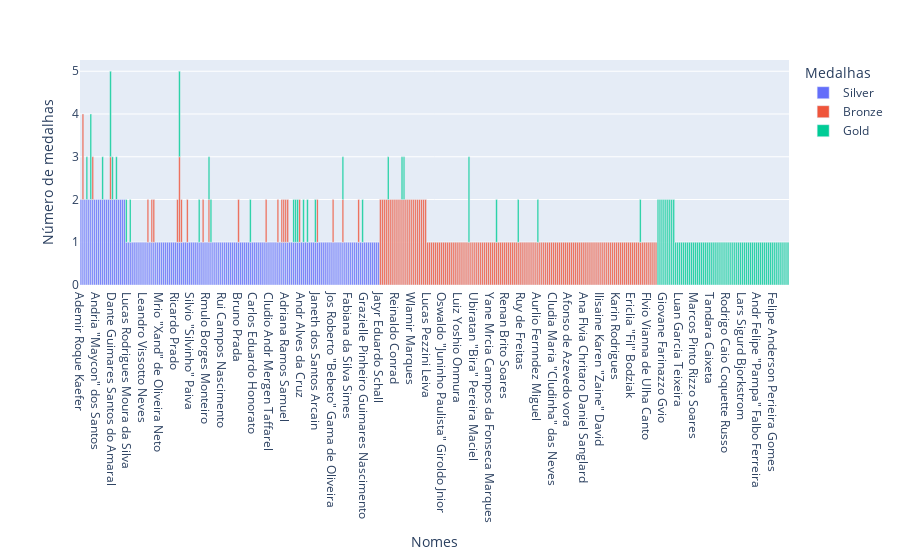

Notebook code cell kept with this figure:
### Markdown cell above
Vamos analisar agora as medalhas que nossos atletas trouxeram para casa.

Encontre os maiores medalhistas brasileiros em **total de medalhas**. Em seguida, faça um gráfico de barras empilhadas. No eixo X coloque o nome dos atletas, e no eixo Y coloque o número de medalhas. Utilize as barras empilhadas para mostrar, respectivamente, as medalhas de bronze, prata e ouro de cada atleta.

### Code cell
df_medalhista_br = pd.DataFrame(df_olimpiadas_med_br.groupby(['Name', 'Medal'])['Medal'].count().sort_values(ascending=False))
df_medalhista_br.rename({'Medal': 'Medal_Count'}, axis='columns', inplace=True)
df_medalhista_br.reset_index(inplace=True)
fig = px.bar(df_medalhista_br, x='Name',
             y='Medal_Count',
             color='Medal',
             labels={'Medal':'Medalhas', 'Medal_Count':'Número de medalhas', 'Name':'Nomes'})
fig

### Figure 1 — Plotly figure (JSON) as saved in the notebook; plotly's stock layout.template omitted (floating-point values rounded to 4 significant figures; data arrays with more than 128 entries replaced by an {"elided": "..."} marker saying what was removed)
{"data": [{"alignmentgroup": "True", "hovertemplate": "Medalhas=Silver<br>Nomes=%{x}<br>Número de medalhas=%{y}<extra></extra>", "legendgroup": "Silver", "marker": {"color": "#636efa", "pattern": {"shape": ""}}, "name": "Silver", "offsetgroup": "Silver", "orientation": "v", "showlegend": true, "textposition": "auto", "type": "bar", "x": {"elided": "152 str values"}, "xaxis": "x", "y": {"elided": "152 int values"}, "yaxis": "y"}, {"alignmentgroup": "True", "hovertemplate": "Medalhas=Bronze<br>Nomes=%{x}<br>Número de medalhas=%{y}<extra></extra>", "legendgroup": "Bronze", "marker": {"color": "#EF553B", "pattern": {"shape": ""}}, "name": "Bronze", "offsetgroup": "Bronze", "orientation": "v", "showlegend": true, "textposition": "auto", "type": "bar", "x": {"elided": "165 str values"}, "xaxis": "x", "y": {"elided": "165 int values"}, "yaxis": "y"}, {"alignmentgroup": "True", "hovertemplate": "Medalhas=Gold<br>Nomes=%{x}<br>Número de medalhas=%{y}<extra></extra>", "legendgroup": "Gold", "marker": {"color": "#00cc96", "pattern": {"shape": ""}}, "name": "Gold", "offsetgroup": "Gold", "orientation": "v", "showlegend": true, "textposition": "auto", "type": "bar", "x": ["Sheilla Tavares de Castro Blassioli", "Maurcio Camargo Lima", "Srgio \"Escadinha\" Dutra dos Santos", "Thasa Daher de Menezes", "Giovane Farinazzo Gvio", "Fabiana \"Fabi\" Alvim de Oliveira", "Fabiana Marcelino Claudino", "Paula Renata Marques Pequeno", "Robert Scheidt", "Jaqueline Maria \"Jaque\" Pereira de Carvalho Endres", "Marcelo Bastos Ferreira", "Torben Schmidt Grael", "Adhemar Ferreira da Silva", "Lucas Saatkamp", "Luan Guilherme de Jesus Vieira", "Neymar da Silva Santos Jnior", "Natlia Zlio Pereira", "Luan Garcia Teixeira", "Paulo Andr \"Paulo\" Jukoski da Silva", "Nalbert Tavares Bitencourt", "Luiz Felipe Marques Fonteles", "Rafael Alcntara do Nascimento", "Maurcio Borges Almeida Silva", "Marcos \"Marquinhos\" Aos Corra", "Martine Soffiatti Grael", "Marcos Pinto Rizzo Soares", "Marianne \"Mari\" Steinbrecher", "Marcelo Teles Negro", "Maurren Higa Maggi", "Maurcio Luiz de Souza", "Valeska \"Valeskinha\" dos Santos Menezes", "Thiago Maia Alencar", "Thiago Braz da Silva", "Tandara Caixeta", "Talmo Curto de Oliveira", "der Francis Carbonera", "Wverton Pereira da Silva", "William de Asevedo Furtado", "William Peixoto Arjona", "Welissa \"Sass\" de Souza Gonzaga", "Wallace Leandro de Souza", "Walewska Moreira de Oliveira", "Walace Souza Silva", "Rodrigo de Paula Pessoa", "Rodrigo Caio Coquette Russo", "Rodrigo \"Rodrigo\" Santana", "Robson Donato Conceio", "Ricardo Samuel Lucarelli Santos de Souza", "Ricardo Alex Costa Santos", "Ricardo \"Ricardinho\" Bermudez Garcia", "Renato Soares de Oliveira Augusto", "Rafaela Lopes Silva", "Rodrigo Dourado Cunha", "Rogrio Sampaio Cardoso", "Sarah Gabrielle Cabral de Menezes", "Sandra Tavares Pires Nascimento", "Lars Sigurd Bjorkstrom", "Bruno Oscar Schmidt", "Bruno \"Bruninho\" Mossa de Rezende", "Aurlio Fernndez Miguel", "Arthur Nabarrete Zanetti", "Dante Guimares Santos do Amaral", "Danielle \"Dani\" Rodrigues Lins", "Csar Augusto Cielo Filho", "Carolina \"Carol\" Demartini de Albuquerque", "Antnio Carlos \"Carlo\" Aguilar Gouveia", "Douglas Chiarotti", "Alexandre \"Tande\" Ramos Samuel", "Alexander Welter", "Andr Luiz da Silva Nascimento", "Andr Heller", "Andr Felipe \"Pampa\" Falbo Ferreira", "Anderson de Oliveira Rodrigues", "Alison Conte Cerutti", "Amauri Ribeiro", "Douglas Correia de Souza", "Jorge Edson Souza de Brito", "Joaquim Carvalho Cruz", "Janelson dos Santos Carvalho", "Jacqueline Louise \"Jackie\" da Cruz Silva", "Hlia \"Fofo\" Rogrio de Souza Pinto", "Kahena Kunze", "Adenzia Aparecida Ferreira da Silva", "Jos Carlos Cracco Neto", "Felipe Anderson Perieira Gomes", "Evandro Motta Guerra", "Emanuel Fernando Scheffler Rego", "Fernanda \"Fernandinha\" Ferreira", "Eduardo Henrique Gomes Penido", "Douglas dos Santos Justino de Melo", "Fernanda Garay Rodrigues", "Gabriel Fernando de Jesus", "Gustavo Endres", "Guilherme Paraense", "Gilberto Amauri \"Giba\" de Godoy Filho", "Gabriel Barbosa Almeida"], "xaxis": "x", "y": [2, 2, 2, 2, 2, 2, 2, 2, 2, 2, 2, 2, 2, 1, 1, 1, 1, 1, 1, 1, 1, 1, 1, 1, 1, 1, 1, 1, 1, 1, 1, 1, 1, 1, 1, 1, 1, 1, 1, 1, 1, 1, 1, 1, 1, 1, 1, 1, 1, 1, 1, 1, 1, 1, 1, 1, 1, 1, 1, 1, 1, 1, 1, 1, 1, 1, 1, 1, 1, 1, 1, 1, 1, 1, 1, 1, 1, 1, 1, 1, 1, 1, 1, 1, 1, 1, 1, 1, 1, 1, 1, 1, 1, 1, 1, 1], "yaxis": "y"}], "layout": {"barmode": "relative", "legend": {"title": {"text": "Medalhas"}, "tracegroupgap": 0}, "margin": {"t": 60}, "xaxis": {"anchor": "y", "domain": [0, 1], "title": {"text": "Nomes"}}, "yaxis": {"anchor": "x", "domain": [0, 1], "title": {"text": "Número de medalhas"}}}}
